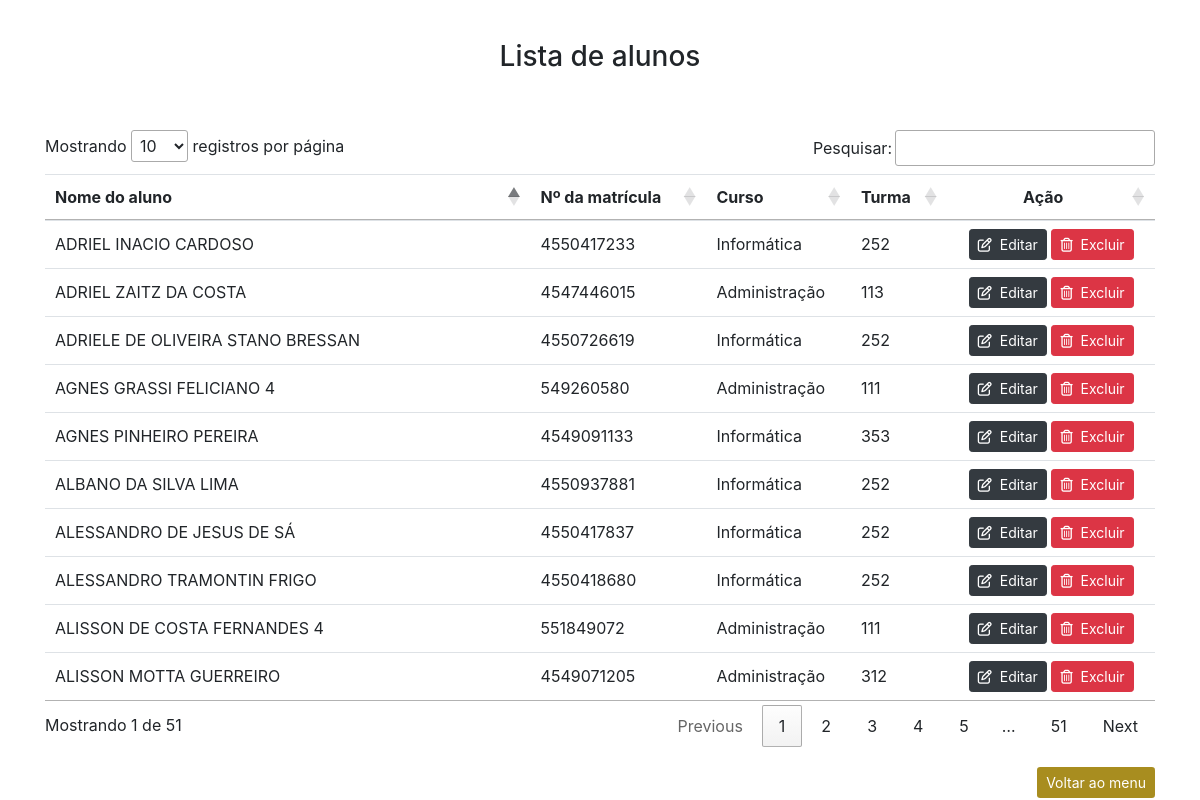
The page /listar_alunos.php (signed in) on the database as committed earlier.
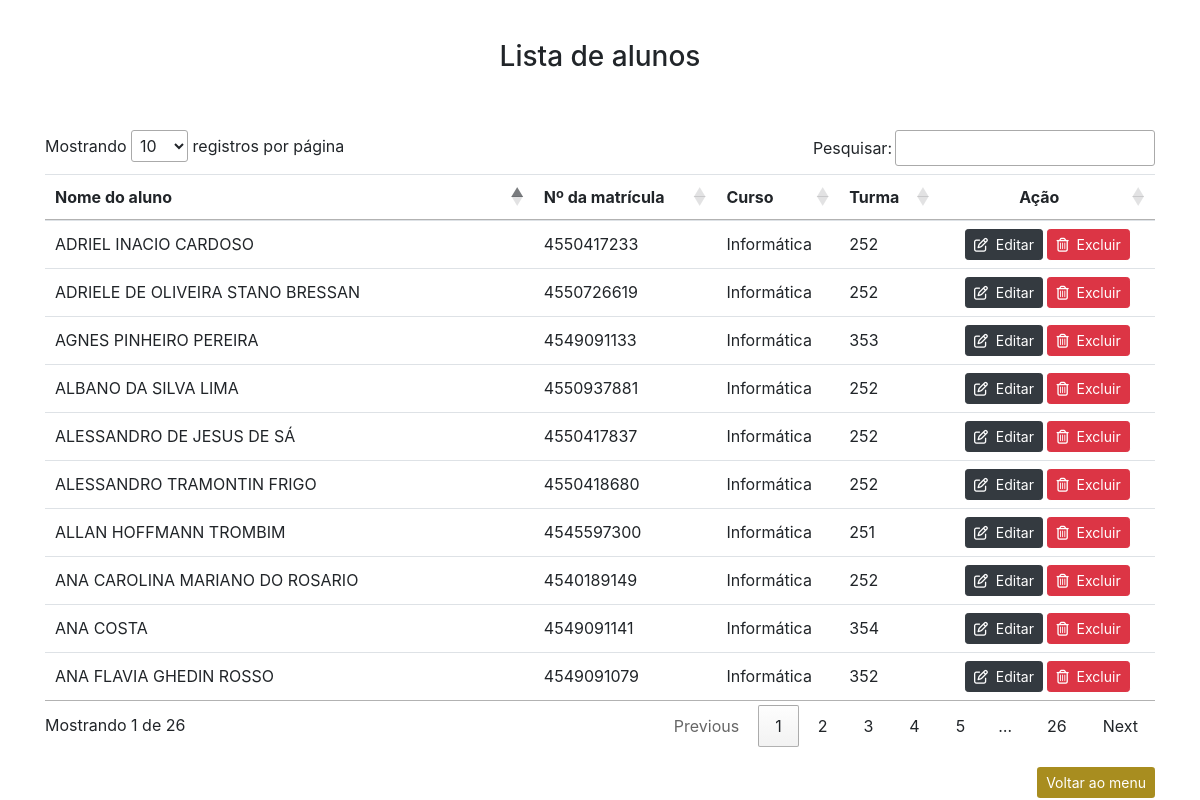
The same page on the database as committed later.
### tables this page shows
CREATE TABLE `alunos` (
  `id_aluno` int(11) NOT NULL,
  `matricula` varchar(20) NOT NULL,
  `nomealuno` varchar(200) NOT NULL,
  `cursoaluno` int(100) NOT NULL
);

CREATE TABLE `cursos` (
  `id_curso` int(11) NOT NULL,
  `num_curso` int(20) NOT NULL,
  `nome_curso` varchar(50) NOT NULL
);

### listar_alunos.php (the view, shortened to what this page needs)
<!DOCTYPE html>
<html lang="pt-BR">
<?php
       if (isset($_SESSION['logado']) && ($_SESSION['logado'] == 1)) {
    ?>
<head>
    <link rel="stylesheet" href="https://stackpath.bootstrapcdn.com/bootstrap/4.4.1/css/bootstrap.min.css"
>
    <link rel="stylesheet" type="text/css" href="https://cdn.datatables.net/1.10.21/css/jquery.dataTables.css">
</head>
<body>
<?php
$usuario = $_SESSION['usuario'];
include 'conexao.php';
$sql = "SELECT `nivel_usuario` FROM `usuarios` WHERE `mail_usuario` = '$usuario' and `status` = 'Ativo'";
$buscar = mysqli_query($conexao, $sql);
$array = mysqli_fetch_array($buscar);
$nivel = $array['nivel_usuario'];
?>
    <div class="container" style="margin-top: 40px">
        <center>
            <h3>Lista de alunos</h3>
        </center>
        <br>
        <br>
        <table class="table" id="table_id">
            <thead>
                <tr>
                    <th scope="col">Nome do aluno</th>
                    <th scope="col" style="min-width: 120px;">Nº da matrícula</th>
                    <th scope="col">Curso</th>
                    <th scope="col">Turma</th>
                    <th scope="col" style="min-width: 148px;">
                        <center>Ação</center>
                    </th>
                </tr>
            </thead>
            <?php
            include 'conexao.php';
            $sql = "SELECT
            alunos.id_aluno,
            alunos.nomealuno,
            alunos.matricula,
            cursos.num_curso,
            cursos.nome_curso
            FROM
            alunos
            JOIN
            cursos ON cursos.id_curso = alunos.cursoaluno";
            $busca = mysqli_query($conexao,$sql);
            while ($array = mysqli_fetch_array($busca)) {
                $id_aluno = $array['id_aluno'];
                $matricula = $array['matricula'];
                $nomealuno = $array['nomealuno'];
                $cursoaluno = $array['nome_curso'];
                $turmaaluno = $array['num_curso'];
        ?>
            <tr>
                <td style="vertical-align: inherit;"> <?php echo $nomealuno ?> </td>
                <td style="vertical-align: inherit;"> <?php echo $matricula ?> </td>
                <td style="vertical-align: inherit;"> <?php echo $cursoaluno ?> </td>
                <td style="vertical-align: inherit;"> <?php echo $turmaaluno ?> </td>
                <td style="vertical-align: inherit;">
                    <center>
                        <?php
                        if(($nivel == 1)||($nivel == 2)){
                        ?>
                        <a href="editar_aluno.php?id=<?php echo $id_aluno ?>" role="button"
                            class="btn btn-dark btn-sm"><i class="far fa-edit"></i>&nbsp; Editar</a>
                        <?php } ?>
                        <?php
                        if(($nivel == 1)){
                        ?>
                        <a href="#" role="button" class="btn btn-danger btn-sm" onclick="confirmarExclusao(<?php echo $id_aluno; ?>)">
                <i class="far fa-trash-alt"></i>&nbsp; Excluir
            </a>
                        <?php } ?>
                    </center>
                </td>
                <?php } ?>
            </tr>
        </table>
        <div style="text-align: right; margin-top:20px;">
            <a href="menu.php" role="button" class="btn botao letra btn-sm">Voltar ao menu</a>
        </div>
    </div>
        <?php
} else{
    header('Location:negado.php');
}
    ?>
</body>
</html>

Rows that differ between the two databases and show on the page:
removed alunos: nomealuno "AGNES GRASSI FELICIANO 4", matricula "549260580", cursoaluno.nome_curso "Administração", cursoaluno.num_curso "111"
removed alunos: nomealuno "ALISSON DE COSTA FERNANDES 4", matricula "551849072", cursoaluno.nome_curso "Administração", cursoaluno.num_curso "111"
removed alunos: nomealuno "ADRIEL ZAITZ DA COSTA", matricula "4547446015", cursoaluno.nome_curso "Administração", cursoaluno.num_curso "113"
removed alunos: nomealuno "ALISSON MOTTA GUERREIRO", matricula "4549071205", cursoaluno.nome_curso "Administração", cursoaluno.num_curso "312"
now on this page (row unchanged): alunos: nomealuno "ALLAN HOFFMANN TROMBIM", matricula "4545597300", cursoaluno.nome_curso "Informática", cursoaluno.num_curso "251"
now on this page (row unchanged): alunos: nomealuno "ANA CAROLINA MARIANO DO ROSARIO", matricula "4540189149", cursoaluno.nome_curso "Informática", cursoaluno.num_curso "252"
now on this page (row unchanged): alunos: nomealuno "ANA FLAVIA GHEDIN ROSSO", matricula "4549091079", cursoaluno.nome_curso "Informática", cursoaluno.num_curso "352"
now on this page (row unchanged): alunos: nomealuno "ANA COSTA", matricula "4549091141", cursoaluno.nome_curso "Informática", cursoaluno.num_curso "354"
Other text that changed with them:
text written by a page script: "Mostrando registros por página Pesquisar: Mostrando 1 de 51 Previous 1 2 3 4 5 … 51 Next" → "Mostrando registros por página Pesquisar: Mostrando 1 de 26 Previous 1 2 3 4 5 … 26 Next"
